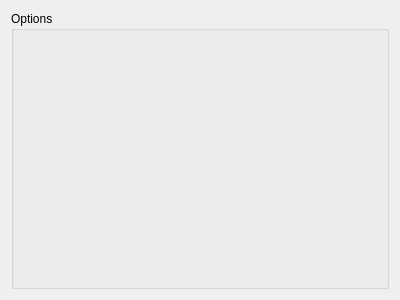
<?xml version="1.0" encoding="utf-8"?>
<!--
######################################################################################################################
# Copyright (C) 2017 - 2019 Spine project consortium
# This file is part of Spine Toolbox.
# Spine Toolbox is free software: you can redistribute it and/or modify it under the terms of the GNU Lesser General
# Public License as published by the Free Software Foundation, either version 3 of the License, or (at your option)
# any later version. This program is distributed in the hope that it will be useful, but WITHOUT ANY WARRANTY;
# without even the implied warranty of MERCHANTABILITY or FITNESS FOR A PARTICULAR PURPOSE. See the GNU Lesser General
# Public License for more details. You should have received a copy of the GNU Lesser General Public License along with
# this program. If not, see <http://www.gnu.org/licenses/>.
######################################################################################################################
-->
<ui version="4.0">
 <class>ImportOptions</class>
 <widget class="QWidget" name="ImportOptions">
  <property name="geometry">
   <rect>
    <x>0</x>
    <y>0</y>
    <width>400</width>
    <height>300</height>
   </rect>
  </property>
  <property name="windowTitle">
   <string>Form</string>
  </property>
  <layout class="QVBoxLayout" name="verticalLayout">
   <item>
    <widget class="QGroupBox" name="options_box">
     <property name="title">
      <string>Options</string>
     </property>
     <layout class="QVBoxLayout" name="verticalLayout_2">
      <item>
       <layout class="QFormLayout" name="options_layout"/>
      </item>
     </layout>
    </widget>
   </item>
  </layout>
 </widget>
 <resources/>
 <connections/>
</ui>
